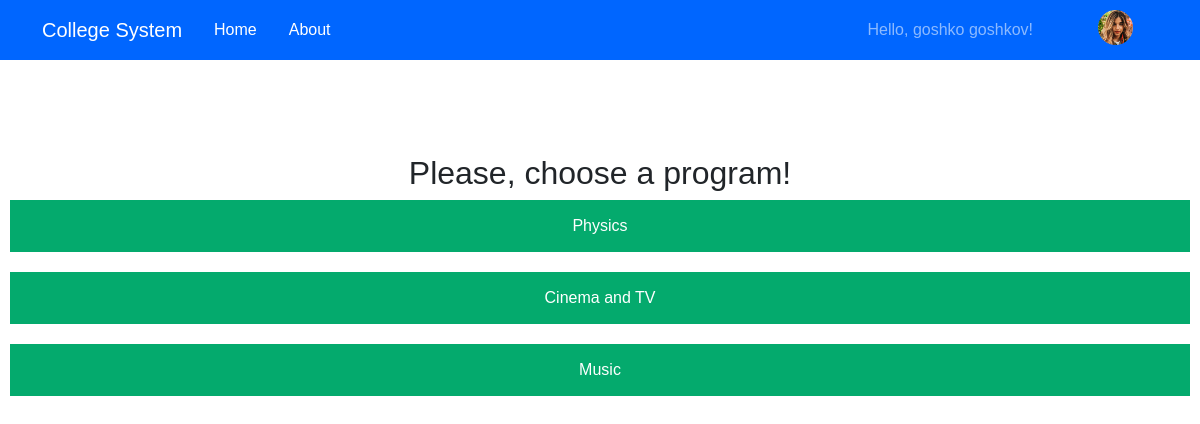
Page /faculty.php?faculty_id=1 (signed in) on the committed database.
### tables this page shows
CREATE TABLE `departments` (
  `id` int(11) NOT NULL,
  `name` varchar(80) NOT NULL,
  `college` int(11) NOT NULL DEFAULT 1,
  `department_chair` int(11) NOT NULL,
  `faculty` int(11) NOT NULL
);

### faculty.php (the view, shortened to what this page needs)
<?php
include("includes/connection.php");
?>
<!DOCTYPE html>
<html>
<head>
	<?php include("includes/header_links.php"); ?>
</head>
<body>
	<?php include("includes/header_navigation.php"); ?>
	<h2 style="text-align: center;">Please, choose a program!</h2>
	<form>
	<?php
				$faculty_id=$_GET['faculty_id'];
				$query_department = "SELECT id, name FROM departments WHERE faculty='$faculty_id'";
			         		$res_departement = mysqli_query($connect,$query_department);
			         		while($row = mysqli_fetch_assoc($res_departement)) {
			         			$department_id = $row['id'];
			         			?>
			         			<div class="form-group">
									<button class="block"> <a href="department.php?department_id=<?=$department_id?>"><?=$row['name']?></a></button>
								</div>
			         		<?php
			         		}
			        ?>
	</form>
</body>
</html>

### faculty.php (style rules this page uses)
*, *::before, *::after { box-sizing: border-box; -webkit-box-sizing: border-box; }
body { font-family: sans-serif; margin: 0; padding: 10px; }
.block { display: block; width: 100%; border: none; background-color: #04AA6D; color: white; padding: 14px 28px; font-size: 16px; cursor: pointer; text-align: center; }
.form-group { margin-bottom: 20px; }
a { text-decoration: none; color: white; }

### rows in the picture
departments: name "Physics"
departments: name "Cinema and TV"
departments: name "Music"

### other values in the picture
$_SESSION['firstname'] "goshko"
$_SESSION['surname'] "goshkov"
